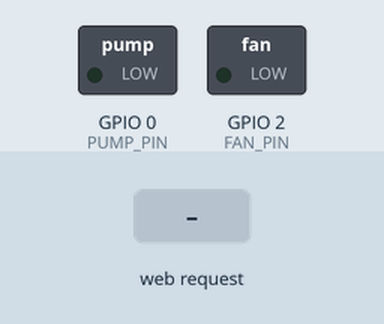
Bench run of a sketch on a simulated ESP8266 (NodeMCU). Shown: switched loads named in the sketch (green lamp = pin HIGH). The test bench sets the inputs (shaded band). WiFi joins after 1.5 s; servers stay silent unless stated; what the sketch prints to the serial monitor is not drawn.

Above: at 1.2 s.
1.3 s: HTTP request GET /pump/on received
At 2.3 s:
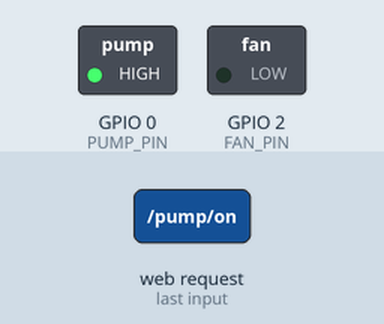
2.8 s: HTTP request GET /fan/on received
At 3.5 s:
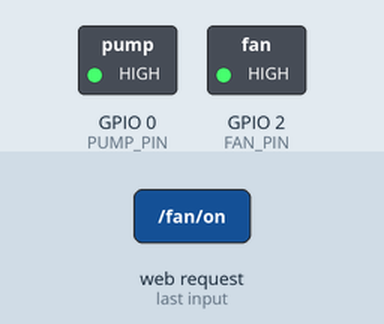
4.3 s: HTTP request GET /pump/off received
At 4.6 s:
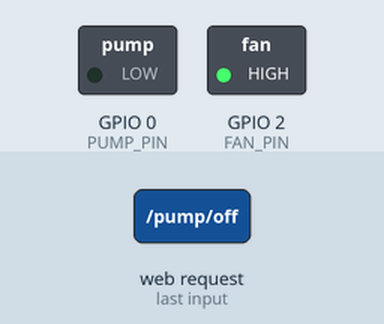
5.8 s: HTTP request GET /fan/off received
At 7.0 s:
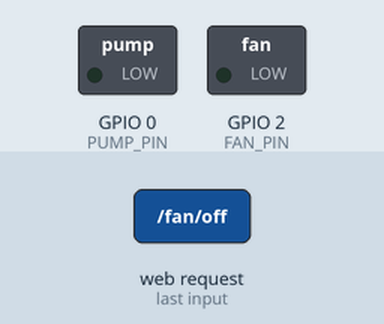
Timing chart, 0 to 8.3 s (numbered marks = the images above; inputs shaded):
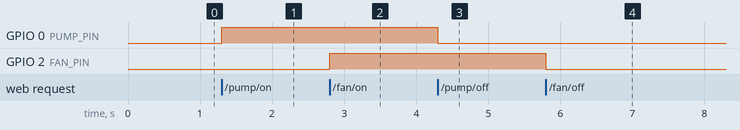

The sketch:

main-server.ino
```cpp
/*
  motorboy_smart_home_control - ALL IN ONE v2
  จากโค้ดเดิมคุณ + เพิ่ม สแกนแรงสุด + Firewall แยกวง
  ปั้มน้ำ GPIO0 , พัดลม GPIO2 เหมือนเดิม
*/

#include <ESP8266WiFi.h>
#include <ESP8266WiFiMulti.h>
#include <ESP8266WebServer.h>
#include <ESP8266mDNS.h>

ESP8266WiFiMulti wifiMulti;
ESP8266WebServer server(80);

// ===== ตั้งค่าเสา ให้สแกนหาตัวแรงสุดอัตโนมัติ =====
const char* PUBLIC_AP_130 = "FREE_130m";
const char* PUBLIC_PASS_130 = "12345678";
const char* PUBLIC_AP_190 = "FREE_190m";
const char* PUBLIC_PASS_190 = "12345678";
const char* FALLBACK_AP = "4G-CPE-5C88"; // ของเดิมคุณ
const char* FALLBACK_PASS = "1234567890";

// วงในบ้าน มีแค่เจ้าของที่รู้ - ไม่วิ่งออกสาธารณะ
const char* HOME_SSID = "SMART-HOME";
const char* HOME_PASS = "Motorboy2024!";

// Pin เดิมคุณ
#define PUMP_PIN 0
#define FAN_PIN  2
bool pumpState = false;
bool fanState = false;
unsigned long pumpDelayStart = 0;
unsigned long fanDelayStart = 0;
bool pumpAutoOff = false;
bool fanAutoOff = false;

int getRemainingTime(unsigned long target, bool active){
  if(!active) return 0;
  long remain = (long)target - (long)millis();
  return remain > 0 ? remain / 60000 : 0;
}

void checkAutoOff(){
  if(pumpAutoOff && millis() >= pumpDelayStart){
    digitalWrite(PUMP_PIN, LOW); pumpState=false; pumpAutoOff=false;
    Serial.println("Pump AUTO OFF");
  }
  if(fanAutoOff && millis() >= fanDelayStart){
    digitalWrite(FAN_PIN, LOW); fanState=false; fanAutoOff=false;
    Serial.println("Fan AUTO OFF");
  }
}

// ===== API เดิมของคุณ + เพิ่ม status สัญญาณ =====
void setupRoutes(){
  server.on("/", HTTP_GET, [](){
    String html = "<h1>Motorboy Smart Home</h1>"
                  "<p>WiFi: " + WiFi.SSID() + " (" + String(WiFi.RSSI()) + " dBm)</p>"
                  "<p><a href=/pump/on>ปั้ม ON</a> | <a href=/pump/off>ปั้ม OFF</a></p>"
                  "<p><a href=/fan/on>พัดลม ON</a> | <a href=/fan/off>พัดลม OFF</a></p>"
                  "<p><a href=/status>JSON Status</a></p>";
    server.send(200,"text/html",html);
  });

  server.on("/pump/on", HTTP_GET, [](){
    digitalWrite(PUMP_PIN, HIGH); pumpState=true; pumpAutoOff=false;
    server.send(200,"application/json","{\"device\":\"pump\",\"state\":\"on\"}");
  });
  server.on("/pump/off", HTTP_GET, [](){
    digitalWrite(PUMP_PIN, LOW); pumpState=false; pumpAutoOff=false;
    server.send(200,"application/json","{\"device\":\"pump\",\"state\":\"off\"}");
  });
  server.on("/pump/delay/", HTTP_GET, [](){
    int minutes = server.uri().substring(server.uri().lastIndexOf('/')+1).toInt();
    if(minutes>0){ pumpDelayStart = millis() + minutes*60000; pumpAutoOff=true; digitalWrite(PUMP_PIN, HIGH); pumpState=true; }
    server.send(200,"application/json","{\"device\":\"pump\",\"delay\":"+String(minutes)+"}");
  });

  server.on("/fan/on", HTTP_GET, [](){
    digitalWrite(FAN_PIN, HIGH); fanState=true; fanAutoOff=false;
    server.send(200,"application/json","{\"device\":\"fan\",\"state\":\"on\"}");
  });
  server.on("/fan/off", HTTP_GET, [](){
    digitalWrite(FAN_PIN, LOW); fanState=false; fanAutoOff=false;
    server.send(200,"application/json","{\"device\":\"fan\",\"state\":\"off\"}");
  });
  server.on("/fan/delay/", HTTP_GET, [](){
    int minutes = server.uri().substring(server.uri().lastIndexOf('/')+1).toInt();
    if(minutes>0){ fanDelayStart = millis() + minutes*60000; fanAutoOff=true; digitalWrite(FAN_PIN, HIGH); fanState=true; }
    server.send(200,"application/json","{\"device\":\"fan\",\"delay\":"+String(minutes)+"}");
  });

  server.on("/status", HTTP_GET, [](){
    String json = "{"
      "\"wifi\":{\"ssid\":\""+WiFi.SSID()+"\",\"rssi\":"+String(WiFi.RSSI())+"},"
      "\"pump\":{\"state\":\""+String(pumpState?"on":"off")+"\",\"remain\":"+String(getRemainingTime(pumpDelayStart,pumpAutoOff))+"},"
      "\"fan\":{\"state\":\""+String(fanState?"on":"off")+"\",\"remain\":"+String(getRemainingTime(fanDelayStart,fanAutoOff))+"}"
      "}";
    server.send(200,"application/json",json);
  });
}

void setup() {
  Serial.begin(115200);
  pinMode(PUMP_PIN, OUTPUT);
  pinMode(FAN_PIN, OUTPUT);
  digitalWrite(PUMP_PIN, LOW);
  digitalWrite(FAN_PIN, LOW);

  WiFi.mode(WIFI_AP_STA);

  // 1. สแกนหาแรงสุด: เพิ่ม 3 เสาให้เลือก ตัวไหนแรงสุดเกาะตัวนั้น
  wifiMulti.addAP(PUBLIC_AP_130, PUBLIC_PASS_130);
  wifiMulti.addAP(PUBLIC_AP_190, PUBLIC_PASS_190);
  wifiMulti.addAP(FALLBACK_AP, FALLBACK_PASS); // ของเดิมคุณเป็นตัวสำรอง

  // 2. Firewall: ปล่อยวงในบ้านแยกขาด ไม่ให้ปั้ม/พัดลมวิ่งออกสาธารณะโดยตรง
  // รับได้ 8 เครื่อง ซ่อน SSID = 1 (มีแค่เจ้าของที่รู้)
  WiFi.softAP(HOME_SSID, HOME_PASS, 1, 1, 8);
  WiFi.softAPConfig(IPAddress(192,168,4,1), IPAddress(192,168,4,1), IPAddress(255,255,255,0));

  MDNS.begin("smarthome");
  setupRoutes();
  server.begin();
  Serial.println("ALL IN ONE Ready! AP: SMART-HOME / http://smarthome.local");
}

void loop() {
  // สแกนแรงสุดทุก 10 วิ ถ้า 130m ดับ จะสลับไป 190m เอง
  static unsigned long last = 0;
  if(millis()-last > 10000){
    last = millis();
    if(wifiMulti.run() != WL_CONNECTED){
      Serial.println("Scanning 130m vs 190m vs 4G...");
    } else {
      Serial.printf("Connected: %s %d dBm\n", WiFi.SSID().c_str(), WiFi.RSSI());
    }
  }
  server.handleClient();
  checkAutoOff();
  MDNS.update();
}
```

Measured:
- after the input at 1.3 s, GPIO 0 (PUMP_PIN): LOW → HIGH at once
- after the input at 2.8 s, GPIO 2 (FAN_PIN): LOW → HIGH at once
- after the input at 4.3 s, GPIO 0 (PUMP_PIN): HIGH → LOW at once
- after the input at 5.8 s, GPIO 2 (FAN_PIN): HIGH → LOW at once
